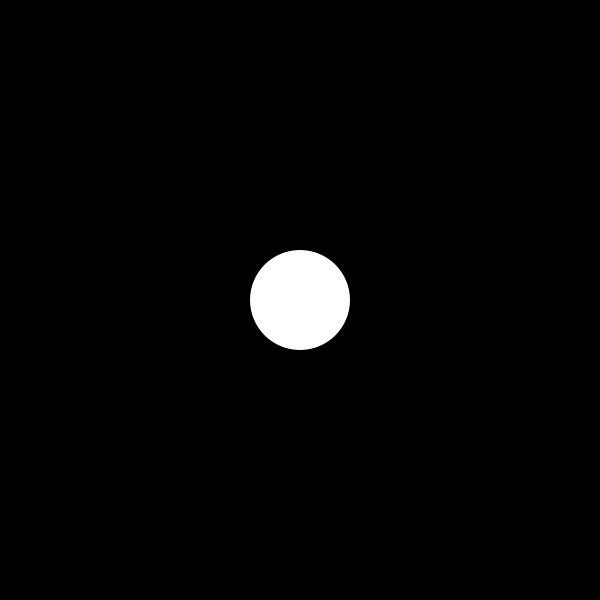
Frame 1 (no input)
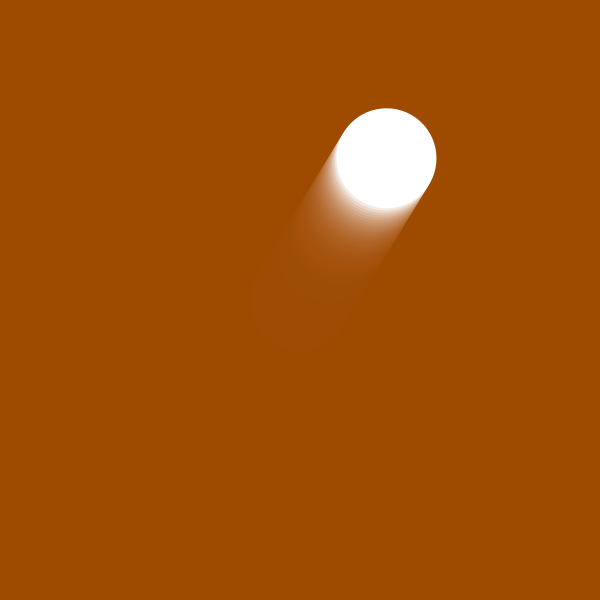
Frame 60 (the mouse pressed at the canvas centre just before this capture)
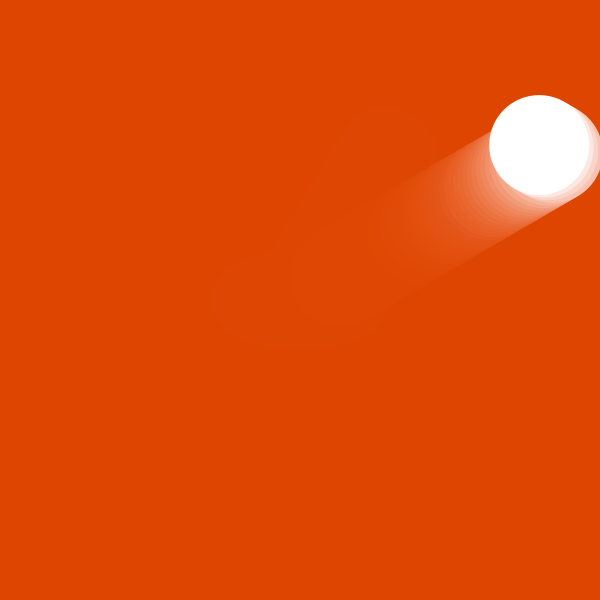
Frame 120 (the mouse held since frame 60 and released just before this capture)

The Processing sketch that drew these frames (run headless with seeded random() and noise(); from frame 60 on, the mouse is pressed at the canvas centre):

// Processing sketch: bouncingBall
// ── bouncingBall.pde
//ball 
//position, size, speed, color 
//setup boundaries for the ball 
float xPos, yPos; 
float xVel, yVel; 
int radiusX,radiusY; 
int r, g, b; 

void setup() {
  size(600, 600); 
  background(0); 

  xVel= random(-5, 5); 
  yVel= random(-5, 5); 

  xPos = width/2; 
  yPos = height/2; 

  radiusX = 100;
  radiusY = 100;
}

void draw() {
  fill(r, g, b, 30);  
  rect(0, 0, width, height); 
  
  r = int(map(xPos, 0, width, 0, 255)); 
  g = int(map(yPos, 0, height, 0, 255)); 
  
  fill(255); 
  noStroke(); 
  ellipse(xPos, yPos, radiusX, radiusY); 

  xPos = xPos + xVel; 
  yPos = yPos + yVel; 

  if (xPos > width - radiusX/2 || xPos < 0 + radiusX/2) {
    xVel = xVel * -1;
    //r = int(random(0, 255)); 
    //g = int(random(0, 255)); 
    //b = int(random(0, 255)); 
    
  }
  if (yPos > height - radiusY/2 || yPos < 0 + radiusY/2) {
    yVel = yVel * -1;
    
    //r = int(random(0, 255)); 
    //g = int(random(0, 255)); 
    //b = int(random(0, 255));
  }else{
    radiusX=100;
}
}
//move where I click my mouse 
//speed to change 

void mousePressed(){
   xPos = mouseX; 
   yPos = mouseY; 
   
   xVel = random(-5,5); 
   yVel = random(-5,5); 
  
   radiusX= int(random(50, 200)); 
}
